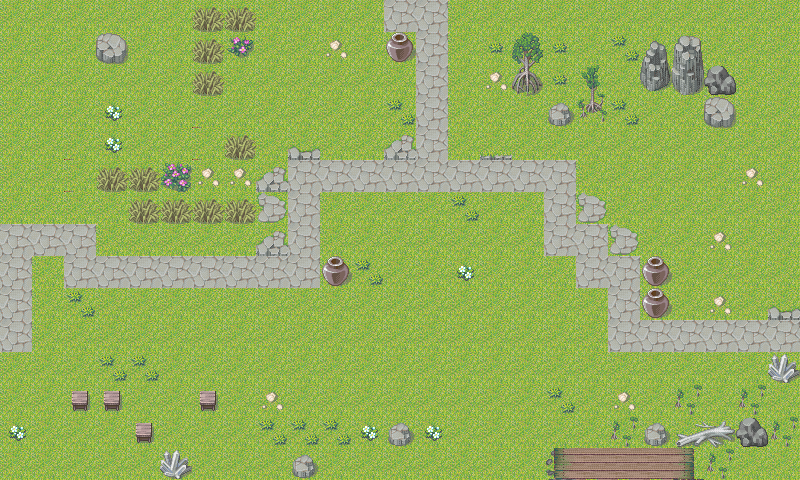

Rendered tile map (Tiled .tmx) drawn with the repository's tilesets; below, a short description and the map source with its tile grids summarised:
An orthogonal 25x15 tile map with 32x32 px tiles, 3 tile layers (Tile Layer 1, Tile Layer 2, Tile Layer 3).

<map version="1.0" orientation="orthogonal" width="25" height="15" tilewidth="32" tileheight="32">
 <tileset firstgid="1" source="map/mymap.tsx" />
 <layer name="Tile Layer 1" width="25" height="15">
  <data>[375 cells, 375 non-empty, 1 distinct tile ids]</data>
 </layer>
 <layer name="Tile Layer 2" width="25" height="15">
  <data>[375 cells, 78 non-empty, 25 distinct tile ids]</data>
 </layer>
 <layer name="Tile Layer 3" width="25" height="15">
  <data>[375 cells, 61 non-empty, 9 distinct tile ids]</data>
 </layer>
</map>